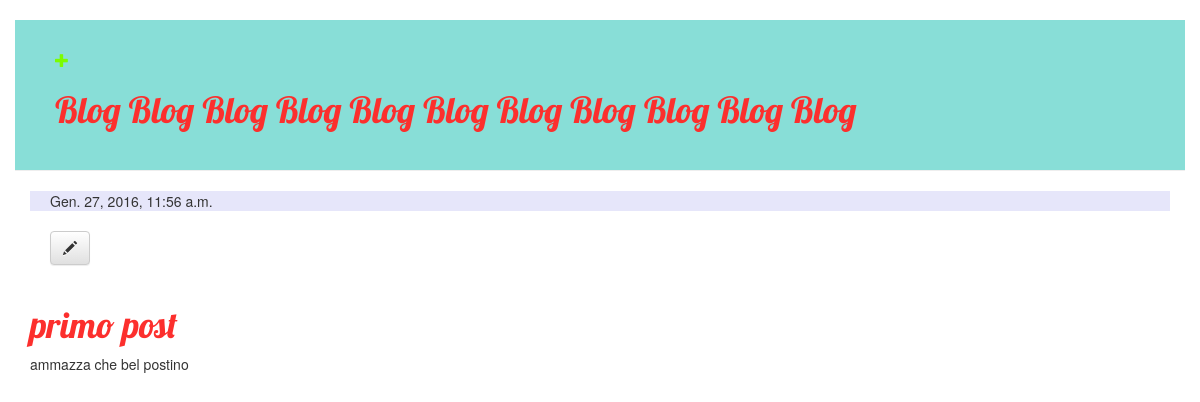
Screenshot of /post/3/ with the database file from the repository.
### blog/models.py (models this page shows, shortened)
class Post(models.Model):
    author = models.ForeignKey('auth.User')
    title = models.CharField(max_length=200, unique=True)
    text = models.TextField()
    created_date = models.DateTimeField(default=timezone.now)
    published_date = models.DateTimeField(blank=True, null=True)

### blog/views.py (the view)
# urls.py: url(r'^post/(?P<pk>[0-9]+)/$', views.post_detail, name='post_detail'),
def post_detail(request, pk):
    post = get_object_or_404(Post, pk=pk)
    return render(request, 'blog/post_detail.html', {'post' : post})

### blog/templates/blog/post_detail.html
{% extends 'blog/base.html' %}
{% block content %}
    <div class="post">
        {% if post.published_date %}
            <div class="date">
                {{ post.published_date }}
            </div>
        {% endif %}
        <a class="btn btn-default" href="{% url 'post_edit' pk=post.pk %}"><span class="glyphicon glyphicon-pencil"></span> </a>
        <h1>{{ post.title }}</h1>
        <p>{{ post.text|linebreaks }}</p>
    </div>
{% endblock %}

### blog/static/css/blog.css (style rules this page uses)
h1 { color: #fc2f2d; font-family: 'Lobster'; }
body { padding-left: 15px; padding-right: 15px; }
p { margin: auto; }
a { color: lawngreen; }
.date { #float: right; padding-right: 20px; padding-left: 20px; background-color: lavender; }
.btn { margin: 20px 20px 20px 20px; }

### rows the page displays
Post: published_date "Gen. 27, 2016, 11:56 a.m.", title "primo post", text "ammazza che bel postino"
